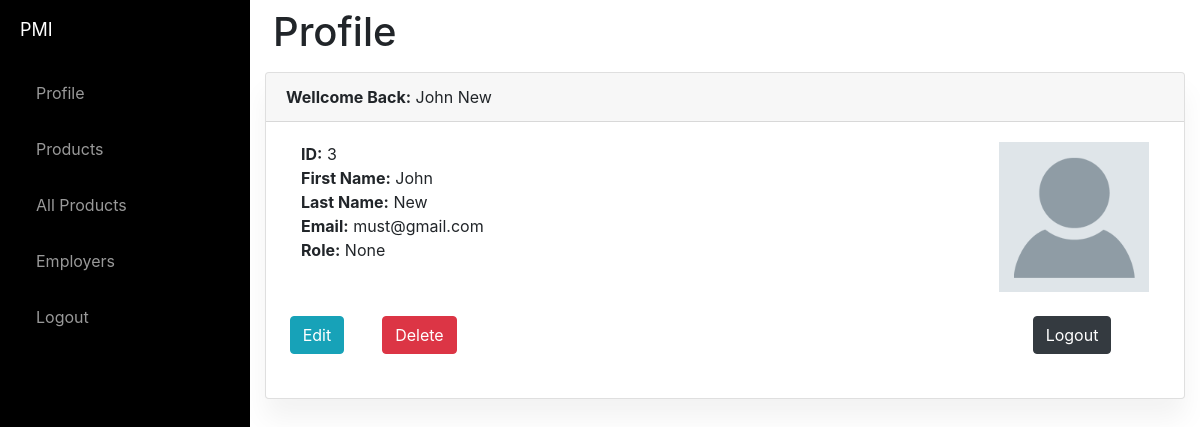
Before: /profile (signed in) with the older database file.
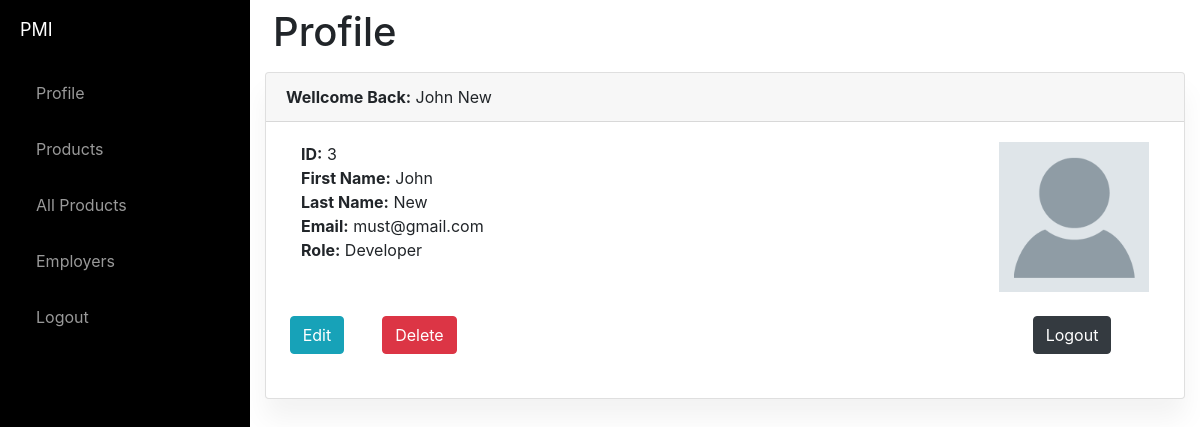
After: the same page with the newer database file.
### website/models.py (models this page shows)
class User(db.Model, UserMixin):
    id = db.Column(db.Integer, primary_key=True)
    email = db.Column(db.String(150), unique=True)
    password = db.Column(db.String(150))
    first_name = db.Column(db.String(150))
    last_name = db.Column(db.String(150))
    role = db.Column(db.String(150))
    product = db.relationship('Product')

### website/views.py (the view)
@views.route('/profile')
@login_required
def profile():
    profile = User.query.all()
    return render_template("profile.html", User=User, user=current_user)

### website/templates/profile.html
{% extends "base.html" %} {% block title %}Profile{% endblock %} {% block content%}
<div class="p-2">
    <h1>Profile</h1>
</div>
<div class="card">
    <div class="card-header">
        <strong>Wellcome Back:</strong> {{current_user.first_name[0]|upper}}{{current_user.first_name[1:] }}
        {{current_user.last_name[0]|upper}}{{current_user.last_name[1:] }}
    </div>
    <div class="card-body">
        <div class="container">
            <div class="row">
                <div class="col-8">
                    <strong>ID:</strong>
                    {{current_user.id}}<br>
                    <strong>First Name:</strong>
                    {{current_user.first_name[0]|upper}}{{current_user.first_name[1:] }}<br>
                    <strong>Last Name:</strong>
                    {{current_user.last_name[0]|upper}}{{current_user.last_name[1:] }}<br>
                    <strong>Email:</strong>
                    {{current_user.email}} <br>
                    <strong>Role:</strong>
                    {{current_user.role}}
                    <br><br>
                </div>
                <div class="col-4">
                    <img src="{{ url_for('static',filename='IMG/Avatar.png')}}" alt="Avatar" width="150" align="right">
                </div>
            </div>
        </div>
        <br>
        <div class="container">
            <div class="row">
                <div class="col-1">
                    <a href="/update-user/{{user.id}}"
                    class="btn btn-info float-right ml-2 stretched-link ">Edit</a></div>
                <div class="col-1">
                    <a href="/delete-user/{{user.id}}"
                    class="btn btn-danger  ml-2 stretched-link">Delete</a>
                </div>
                <div class="col-8">
                </div>
                <div class="col-1">
                    <a href="/logout" class="btn btn-dark">Logout</a><br><br>
                </div>
            </div>
        </div>
    </div>
</div>
{% endblock %}

### website/templates/base.html (shortened to what this page needs)
<!DOCTYPE html>
<html lang="en">
<head>
  <link rel="stylesheet" href="../static/index.css">
  <link rel="stylesheet" href="https://stackpath.bootstrapcdn.com/bootstrap/4.4.1/css/bootstrap.min.css"
 />
  <link rel="stylesheet" href="https://stackpath.bootstrapcdn.com/font-awesome/4.7.0/css/font-awesome.min.css"
 />
</head>
{% if user.is_authenticated %}
<body>
  <div id="wrapper">
    <div id="sidebar-wrapper">
      <ul class="sidebar-nav">
        <li class="sidebar-brand">
          <a href="/">
            PMI
          </a>
        </li>
        <li>
          <a class="nav-item nav-link" id="profile" href="/profile">Profile</a>
        </li>
        <li>
          <a class="nav-item nav-link" id="home" href="/">Products</a>
        </li>
        <li>
          <a class="nav-item nav-link" id="products" href="/products">All Products</a>
        </li>
        <li>
          <a class="nav-item nav-link" id="employee" href="/employee">Employers</a>
        </li>
        <li>
          <a class="nav-item nav-link" id="logout" href="/logout">Logout</a>
        </li>
  {% endif %}
  </div>
  <div class="container">{% block content %} {% endblock %}</div>
</body>
</html>

### website/static/index.css (style rules this page uses)
body { background:#eee; }
body { overflow-x: hidden; }
#wrapper { padding-left: 0; -webkit-transition: all 0.5s ease; -moz-transition: all 0.5s ease; -o-transition: all 0.5s ease; transition: all 0.5s ease; }
#sidebar-wrapper { z-index: 1000; position: fixed; left: 250px; width: 0; height: 100%; margin-left: -250px; overflow-y: auto; background: #000; -webkit-transition: all 0.5s ease; -moz-transition: all 0.5s ease; -o-transition: all 0.5s ease; transition: all 0.5s ease; }
.sidebar-nav { position: absolute; top: 0; width: 250px; margin: 0; padding: 0; list-style: none; }
.sidebar-nav li { text-indent: 20px; line-height: 40px; }
.sidebar-nav li a { display: block; text-decoration: none; color: #999999; }
.sidebar-nav > .sidebar-brand { height: 65px; font-size: 18px; line-height: 60px; }
.sidebar-nav > .sidebar-brand a { color: #999999; }
@media (min-width:768px) { #wrapper { padding-left: 250px; } }
@media (min-width:768px) { #sidebar-wrapper { width: 250px; } }
.card { box-shadow: 0 20px 27px 0 rgb(0 0 0 / 5%); }
.card { position: relative; display: flex; flex-direction: column; min-width: 0; word-wrap: break-word; background-color: #fff; background-clip: border-box; border: 0 solid rgba(0,0,0,.125); border-radius: 1rem; }
.card-body { -webkit-box-flex: 1; -ms-flex: 1 1 auto; flex: 1 1 auto; padding: 1.5rem 1.5rem; }

Changed rows visible on the page:
changed User "ohn": role "None" → "Developer"
